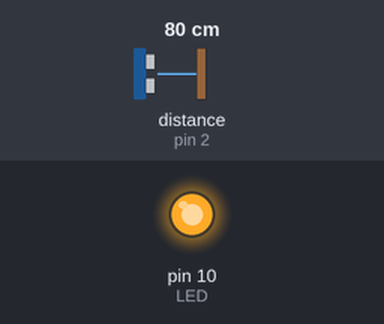
The sketch below on a simulated Arduino Uno, built with avr-gcc and run on an emulated ATmega328P. On the bench: output pins drawn as LEDs (lit = HIGH). Wiring (inferred from the names in the program): ultrasonic range finder: trigger pin 3; echo pin 2. Inputs (shaded band) come from the test bench; at power-on: distance to the obstacle (sensor on pin 2) 80 cm. The echo pulse lasts 58.3 µs per cm; pins used as bus, display or sensor lines are not drawn; what the sketch prints to the serial monitor is not drawn.

Above: at 2.0 s.
2.1 s: distance to the obstacle (sensor on pin 2) set to 2 cm
Timing chart, 0 to 5.1 s (numbered marks = the images above; inputs shaded):
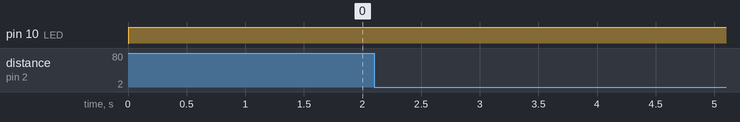

The sketch:

Ultrasonic.ino
```cpp
#define TRIG_PIN 3
#define ECHO_PIN 2
#define LED 10

void setup() {
  // put your setup code here, to run once:
  pinMode(TRIG_PIN,OUTPUT);
  pinMode(ECHO_PIN,INPUT);
  pinMode(LED,OUTPUT);
  Serial.begin(9600);

}

void loop() {
  // put your main code here, to run repeatedly:
  digitalWrite(TRIG_PIN,LOW);
  delayMicroseconds(2);
  digitalWrite(TRIG_PIN,HIGH);
  delayMicroseconds(10);
  digitalWrite(TRIG_PIN,LOW);

  long duration = pulseIn(ECHO_PIN,HIGH);
  float distance = duration * 0.034 /2 ;

  Serial.print("Distance : ");
  Serial.print(distance);
  Serial.print("cm");

  if(distance>10){
    digitalWrite(LED,HIGH);
    delay(1000);
  }

  delay(200);


}
```

Measured:
- after the input at 2.1 s, every drawn part: stays the same
